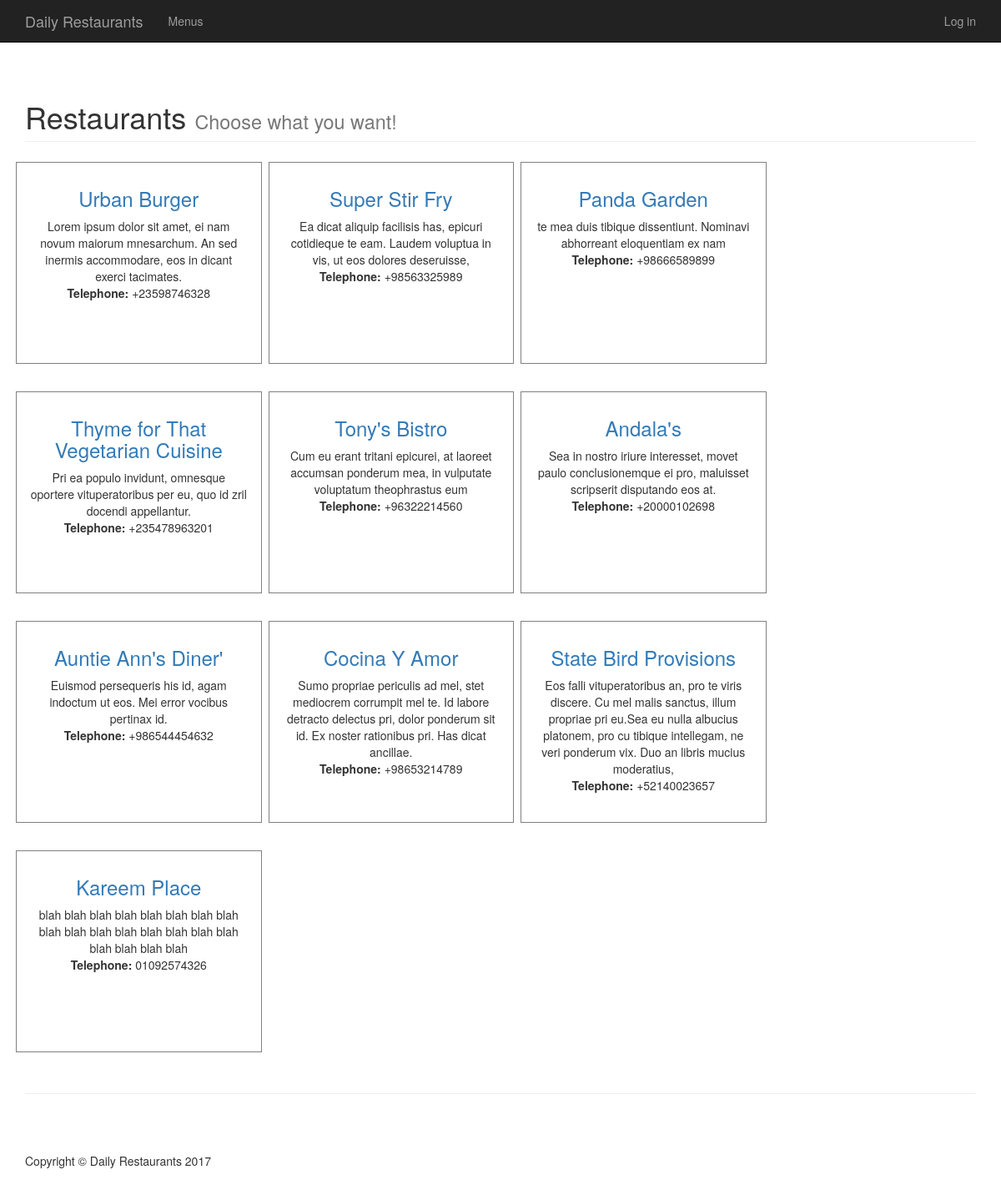
The page / on the database its author committed.
### models.py (models this page shows, shortened)
class Restaurant(Base):
    __tablename__ = 'restaurant'
    name = Column(String(20), nullable=False)
    description = Column(String(), nullable=False)
    telephone = Column(String(20), nullable=False)
    id = Column(Integer, nullable=False, primary_key=True)
    user_id = Column(Integer, ForeignKey('user.id'))
    user = relationship(User)

### run.py (the view)
@app.route('/')
def showHome():
    restaurants = session.query(Restaurant).all()
    return render_template('restaurants.html', restaurants=restaurants)

### templates/restaurants.html (shortened to what this page needs)
{% extends "base.html" %}
{% block content %}
    <div class="container padding-container">
        <div class="row">
            <div class="col-lg-12">
                <h1 class="page-header">Restaurants
                    <small>Choose what you want!</small>
                </h1>
            </div>
        </div>
        {% for restaurant_row in restaurants | batch(3, '&nbsp;')%}
            <div class="row text-center">
                {% for restaurant in restaurant_row %}
                    {% if restaurant != '&nbsp;' %}
                        <div class="col-md-3 restaurant-box">
                            <div class="details-box">
                                <h3>
                                    <a href="{{ url_for('showMenu', restaurant_id=restaurant.id) }}">{{ restaurant.name | safe}}</a>
                                </h3>
                                <p>
                                    {{ restaurant.description | safe}}
                                    <br>
                                    <strong>Telephone:</strong> {{ restaurant.telephone | safe}}
                                </p>
                            </div>
                        </div>
                    {% endif %}
                {% endfor %}
            </div>
        {% endfor %}
        <hr>
    </div>
{% endblock %}

### templates/base.html (shortened to what this page needs)
<!DOCTYPE html>
<html lang="en">
<head>
    <link href="{{ url_for('static', filename='bower_components/bootstrap/dist/css/bootstrap.min.css') }}" rel="stylesheet">
    <link href="{{ url_for('static', filename='bower_components/font-awesome/css/font-awesome.min.css') }}" rel="stylesheet">
    <link href="{{ url_for('static', filename='css/base-style.css') }}" rel="stylesheet" >
</head>
<body>
<nav class="navbar navbar-inverse navbar-fixed-top" role="navigation">
    <div class="container">
        <div class="navbar-header">
            <a class="navbar-brand" href="{{ url_for('showHome') }}">Daily Restaurants</a>
        </div>
        <div class="collapse navbar-collapse" id="navbar-collapse-div">
            <ul class="nav navbar-nav">
                <li>
                    <a href="{{ url_for('showAllMenus') }}">Menus</a>
                </li>
            </ul>
            <ul class="nav navbar-nav navbar-right" href="#userRegist">
                <li>
                    {%if 'username' not in session %}
                        <a class="navbar-link" href="{{ url_for('showLogin') }}">Log in</a>
                    {% else %}
                        <a class="navbar-link" href="{{url_for('disconnect')}}">Logout</a>
                    {% endif %}
                </li>
            </ul>
        </div>
    </div>
</nav>
{% block content %}
{% endblock %}
<footer>
    <div class="container">
        <div class="row">
            <div class="col-lg-12">
                <p>Copyright &copy; Daily Restaurants 2017</p>
            </div>
        </div>
    </div>
</footer>
</body>

### static/css/base-style.css (style rules this page uses)
body { margin-top: 50px; }
.padding-container { padding-top: 30px !important; }
.restaurant-box { outline: 1px solid gray; margin: 5px 5px 30px 5px; padding-top: 10px; padding-bottom: 10px; }
.details-box { height: 200px; }
footer { margin: 50px 0; }

### rows shown on the page
Restaurant: name "Urban Burger", description "Lorem ipsum dolor sit amet, ei nam novum maiorum mnesarchum. An sed inermis accommodare, eos in dicant exerci tacimates.", telephone "+23598746328"
Restaurant: name "Super Stir Fry", description "Ea dicat aliquip facilisis has, epicuri cotidieque te eam. Laudem voluptua in vis, ut eos dolores deseruisse,", telephone "+98563325989"
Restaurant: name "Panda Garden", description "te mea duis tibique dissentiunt. Nominavi abhorreant eloquentiam ex nam", telephone "+98666589899"
Restaurant: name "Thyme for That Vegetarian Cuisine", description "Pri ea populo invidunt, omnesque oportere vituperatoribus per eu, quo id zril docendi appellantur.", telephone "+235478963201"
Restaurant: name "Tony's Bistro", description "Cum eu erant tritani epicurei, at laoreet accumsan ponderum mea, in vulputate voluptatum theophrastus eum", telephone "+96322214560"
Restaurant: name "Andala's", description "Sea in nostro iriure interesset, movet paulo conclusionemque ei pro, maluisset scripserit disputando eos at.", telephone "+20000102698"
Restaurant: name "Auntie Ann's Diner'", description "Euismod persequeris his id, agam indoctum ut eos. Mei error vocibus pertinax id.", telephone "+986544454632"
Restaurant: name "Cocina Y Amor", description "Sumo propriae periculis ad mel, stet mediocrem corrumpit mel te. Id labore detracto delectus pri, dolor ponderum sit id. Ex noster rationibus pri. Has dicat ancillae.", telephone "+98653214789"
Restaurant: name "State Bird Provisions", description "Eos falli vituperatoribus an, pro te viris discere. Cu mel malis sanctus, illum propriae pri eu.Sea eu nulla albucius platonem, pro cu tibique intellegam, ne veri ponderum vix. Duo an libris mucius moderatius,", telephone "+52140023657"
Restaurant: name "Kareem Place", description "blah blah blah blah blah blah blah blah blah blah blah blah blah blah blah blah blah blah blah blah", telephone "01092574326"
